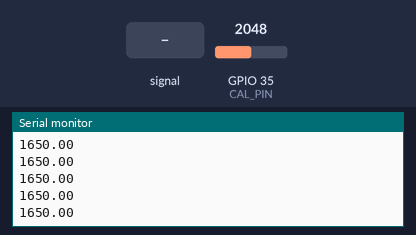
Simulated run of this sketch. Board: ESP32. On the bench: the last lines printed to the serial monitor. Inputs (shaded band) come from the test bench; at power-on: GPIO 35 (CAL_PIN) = 2048 (analog values on the 0–4095 scale).

Above: at 1.2 s.
1.3 s: GPIO 35 (CAL_PIN) fed a 200 Hz sine of ±327 counts around its level
At 1.33 s:
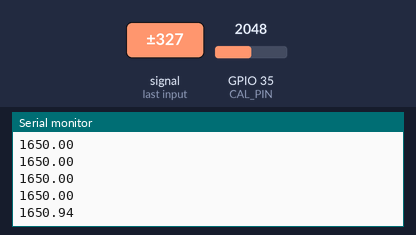
2.8 s: GPIO 35 (CAL_PIN) set to 2866
At 2.82 s:
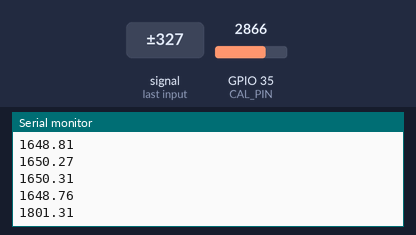
4.3 s: GPIO 35 (CAL_PIN) fed a 1000 Hz sine of ±1023 counts around its level
At 4.31 s:
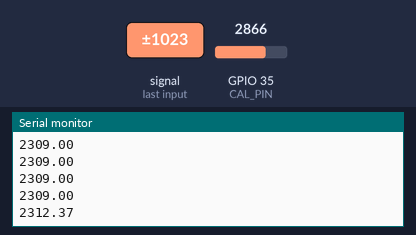
5.8 s: GPIO 35 (CAL_PIN) set to 3603
At 5.81 s:
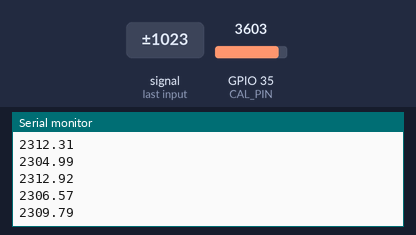
Timing chart, 0 to 8.3 s (numbered marks = the images above; inputs shaded):
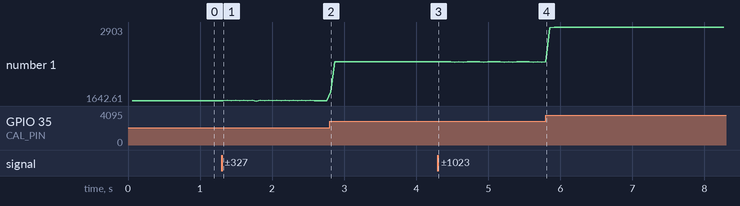

The sketch:

Thermistor_Calibrate.ino
```cpp
#define THERMISTOR_CACHE_SIZE 512 // This matches the value in thermistors.h
#define CAL_PIN A7                // This is the pin we are calibrating for

// If the device to calibrate does not use SerialUSB, replace below
// with the appropriate serial device.
#define SERIAL Serial

void setup() {
  SERIAL.begin(115200);      // Start usb output
  analogReadResolution(12);// Set ADC to 12 bit
  analogSetAttenuation(ADC_6db);
}

void loop() {
  int sum = 0;
  // Read THERMISTOR_CACHE_SIZE values and accumulate as a sum
  for(int i = 0; i<THERMISTOR_CACHE_SIZE; i++){
    sum += analogReadMilliVolts(CAL_PIN);
  }
  // Compute average value
  float var = ((float)sum) / THERMISTOR_CACHE_SIZE;
  // Print it to serial
  SERIAL.println(var);
}
```

Measured:
- after the input at 1.3 s, the serial monitor: prints a new line at once (image 1)
- after the input at 2.8 s, the serial monitor: prints a new line at once (image 2)
- after the input at 4.3 s, the serial monitor: prints a new line at once (image 3)
- plotted number 1: 1650 → 1648.76 after the input at 1.3 s, 1648.76 → 2309 after the input at 2.8 s, 2309 → 2309.79 after the input at 4.3 s, 2309.79 → 2903 after the input at 5.8 s
